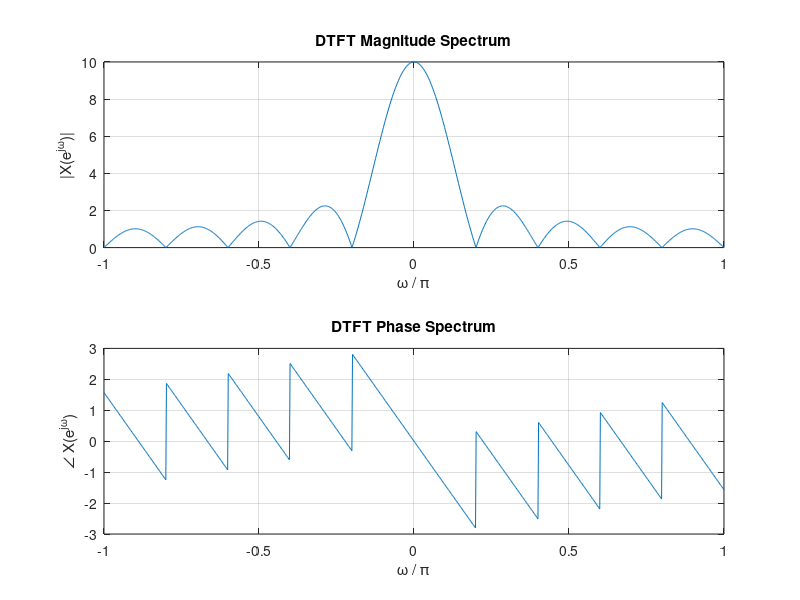
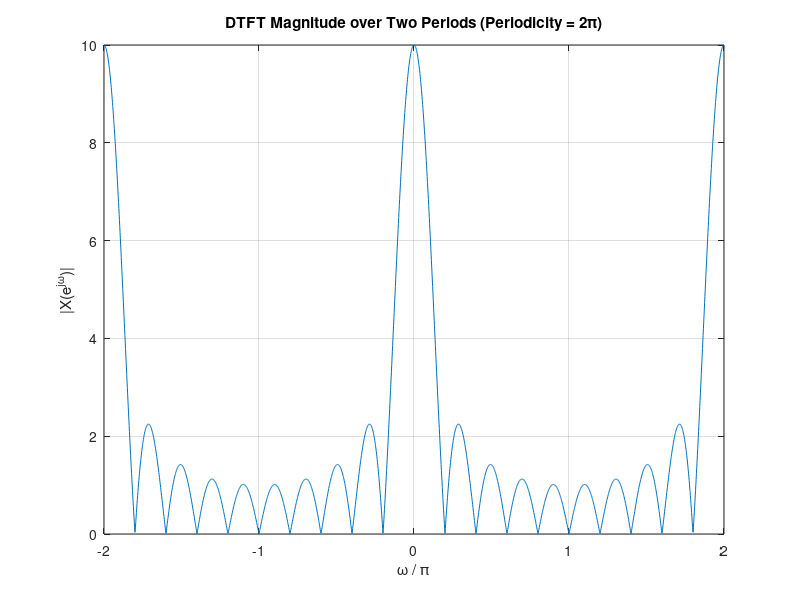

Recreate these plots in MATLAB, in order.
clc; clear; close all;
N = 10; % rectangular pulse length
n = 0:N-1;
x = ones(1,N);
w = linspace(-pi, pi, 1024); % dense frequency grid (one period)
X = zeros(size(w));
for k = 1:length(w)
    X(k) = sum(x .* exp(-1j*w(k)*n)); % direct DTFT summation
end
figure;
subplot(2,1,1); plot(w/pi, abs(X)); xlabel('\omega / \pi'); ylabel('|X(e^{j\omega})|');
title('DTFT Magnitude Spectrum'); grid on;
subplot(2,1,2); plot(w/pi, angle(X)); xlabel('\omega / \pi'); ylabel('\angle X(e^{j\omega})');
title('DTFT Phase Spectrum'); grid on;
%% Periodicity check over 2 periods
w2 = linspace(-2*pi, 2*pi, 2048);
X2 = zeros(size(w2));
for k = 1:length(w2), X2(k) = sum(x .* exp(-1j*w2(k)*n)); end
figure; plot(w2/pi, abs(X2)); xlabel('\omega / \pi'); ylabel('|X(e^{j\omega})|');
title('DTFT Magnitude over Two Periods (Periodicity = 2\pi)'); grid on;
%% Time-shift property verification
n0 = 3;
x_shift = [zeros(1,n0), x];
n_shift = 0:length(x_shift)-1;
Xs = zeros(size(w));
for k = 1:length(w), Xs(k) = sum(x_shift .* exp(-1j*w(k)*n_shift)); end
mag_err = max(abs(abs(Xs) - abs(X)));
phase_theory = -w*n0;
phase_err = max(abs(mod(angle(Xs)-angle(X)-phase_theory+pi,2*pi)-pi));
fprintf('Time-shift property: max magnitude error = %.4g\n', mag_err);
fprintf('Time-shift property: max phase-term error (rad) = %.4g\n', phase_err);
%% Linearity property verification
a = 2; b = -1;
x1 = ones(1,5); x2 = [1 0.8 0.6 0.4 0.2 0 0 0];
n1 = 0:length(x1)-1; n2 = 0:length(x2)-1;
xc = a*[x1 zeros(1,length(x2)-length(x1))] + b*x2;
nc = 0:length(xc)-1;
X1 = zeros(size(w)); X2v = zeros(size(w)); Xcomb = zeros(size(w));
for k = 1:length(w)
    X1(k) = sum(x1 .* exp(-1j*w(k)*n1));
    X2v(k) = sum(x2 .* exp(-1j*w(k)*n2));
    Xcomb(k) = sum(xc .* exp(-1j*w(k)*nc));
end
lin_err = max(abs(Xcomb - (a*X1 + b*X2v)));
fprintf('Linearity property: max complex error = %.4g\n', lin_err);
